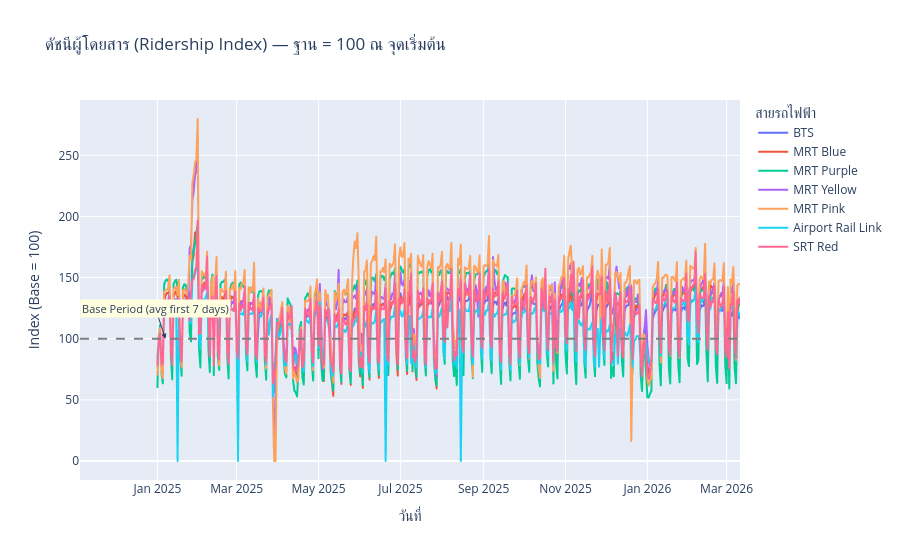

This figure's notebook cell:
### Markdown cell above
### 5.2 Normalized Ridership Index — เปรียบเทียบการเติบโตบน Scale เดียวกัน

BTS ~800K/วัน vs ARL ~70K/วัน → เปรียบตรงๆ ไม่ได้
แปลงเป็น Index (Base = 100) ณ จุดเริ่มต้น เพื่อดู Growth Dynamics ของแต่ละสาย

### Code cell
# ใช้ค่าเฉลี่ย 7 วันแรกที่ > 0 เป็นฐาน — ลด noise จากวันแรกที่อาจมีข้อมูลไม่ครบ
normalized_df = pivot_df[rail_lines].copy().astype(float)
for col in rail_lines:
    first_vals = normalized_df[col][normalized_df[col] > 0].head(7)
    base = first_vals.mean() if len(first_vals) > 0 else 1.0
    normalized_df[col] = normalized_df[col] / base * 100

fig = px.line(
    normalized_df.reset_index().melt(id_vars='date', var_name='สาย', value_name='ดัชนี'),
    x='date',
    y='ดัชนี',
    color='สาย',
    title='ดัชนีผู้โดยสาร (Ridership Index) — ฐาน = 100 ณ จุดเริ่มต้น',
    labels={'date': 'วันที่', 'ดัชนี': 'Index (Base = 100)', 'สาย': 'สายรถไฟฟ้า'},
)
fig.add_hline(y=100, line_dash='dash', line_color='gray')
fig.add_annotation(
    x=normalized_df.index[6],
    y=100,
    text='Base Period (avg first 7 days)',
    showarrow=True,
    arrowhead=2,
    font=dict(size=11),
    bgcolor='lightyellow',
)
fig.update_layout(hovermode='x unified')
fig.show()

### Figure 1 — Plotly figure (JSON) as saved in the notebook; plotly's stock layout.template omitted (floating-point values rounded to 4 significant figures; data arrays with more than 128 entries replaced by an {"elided": "..."} marker saying what was removed)
{"data": [{"hovertemplate": "สายรถไฟฟ้า=BTS<br>วันที่=%{x}<br>Index (Base = 100)=%{y}<extra></extra>", "legendgroup": "BTS", "line": {"color": "#636efa", "dash": "solid"}, "marker": {"symbol": "circle"}, "mode": "lines", "name": "BTS", "showlegend": true, "type": "scattergl", "x": {"elided": "435 str values"}, "xaxis": "x", "y": {"elided": "435 float values"}, "yaxis": "y"}, {"hovertemplate": "สายรถไฟฟ้า=MRT Blue<br>วันที่=%{x}<br>Index (Base = 100)=%{y}<extra></extra>", "legendgroup": "MRT Blue", "line": {"color": "#EF553B", "dash": "solid"}, "marker": {"symbol": "circle"}, "mode": "lines", "name": "MRT Blue", "showlegend": true, "type": "scattergl", "x": {"elided": "435 str values"}, "xaxis": "x", "y": {"elided": "435 float values"}, "yaxis": "y"}, {"hovertemplate": "สายรถไฟฟ้า=MRT Purple<br>วันที่=%{x}<br>Index (Base = 100)=%{y}<extra></extra>", "legendgroup": "MRT Purple", "line": {"color": "#00cc96", "dash": "solid"}, "marker": {"symbol": "circle"}, "mode": "lines", "name": "MRT Purple", "showlegend": true, "type": "scattergl", "x": {"elided": "435 str values"}, "xaxis": "x", "y": {"elided": "435 float values"}, "yaxis": "y"}, {"hovertemplate": "สายรถไฟฟ้า=MRT Yellow<br>วันที่=%{x}<br>Index (Base = 100)=%{y}<extra></extra>", "legendgroup": "MRT Yellow", "line": {"color": "#ab63fa", "dash": "solid"}, "marker": {"symbol": "circle"}, "mode": "lines", "name": "MRT Yellow", "showlegend": true, "type": "scattergl", "x": {"elided": "435 str values"}, "xaxis": "x", "y": {"elided": "435 float values"}, "yaxis": "y"}, {"hovertemplate": "สายรถไฟฟ้า=MRT Pink<br>วันที่=%{x}<br>Index (Base = 100)=%{y}<extra></extra>", "legendgroup": "MRT Pink", "line": {"color": "#FFA15A", "dash": "solid"}, "marker": {"symbol": "circle"}, "mode": "lines", "name": "MRT Pink", "showlegend": true, "type": "scattergl", "x": {"elided": "435 str values"}, "xaxis": "x", "y": {"elided": "435 float values"}, "yaxis": "y"}, {"hovertemplate": "สายรถไฟฟ้า=Airport Rail Link<br>วันที่=%{x}<br>Index (Base = 100)=%{y}<extra></extra>", "legendgroup": "Airport Rail Link", "line": {"color": "#19d3f3", "dash": "solid"}, "marker": {"symbol": "circle"}, "mode": "lines", "name": "Airport Rail Link", "showlegend": true, "type": "scattergl", "x": {"elided": "435 str values"}, "xaxis": "x", "y": {"elided": "435 float values"}, "yaxis": "y"}, {"hovertemplate": "สายรถไฟฟ้า=SRT Red<br>วันที่=%{x}<br>Index (Base = 100)=%{y}<extra></extra>", "legendgroup": "SRT Red", "line": {"color": "#FF6692", "dash": "solid"}, "marker": {"symbol": "circle"}, "mode": "lines", "name": "SRT Red", "showlegend": true, "type": "scattergl", "x": {"elided": "435 str values"}, "xaxis": "x", "y": {"elided": "435 float values"}, "yaxis": "y"}], "layout": {"annotations": [{"arrowhead": 2, "bgcolor": "lightyellow", "font": {"size": 11}, "showarrow": true, "text": "Base Period (avg first 7 days)", "x": "2025-01-07T00:00:00", "y": 100}], "hovermode": "x unified", "legend": {"title": {"text": "สายรถไฟฟ้า"}, "tracegroupgap": 0}, "shapes": [{"line": {"color": "gray", "dash": "dash"}, "type": "line", "x0": 0, "x1": 1, "xref": "x domain", "y0": 100, "y1": 100, "yref": "y"}], "title": {"text": "ดัชนีผู้โดยสาร (Ridership Index) — ฐาน = 100 ณ จุดเริ่มต้น"}, "xaxis": {"anchor": "y", "domain": [0.0, 1.0], "title": {"text": "วันที่"}}, "yaxis": {"anchor": "x", "domain": [0.0, 1.0], "title": {"text": "Index (Base = 100)"}}}}
